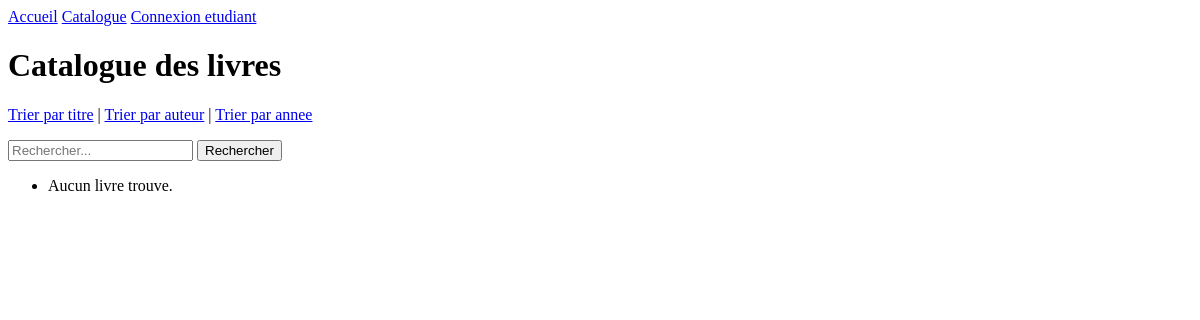
The page /catalogue/ on the database as committed earlier.
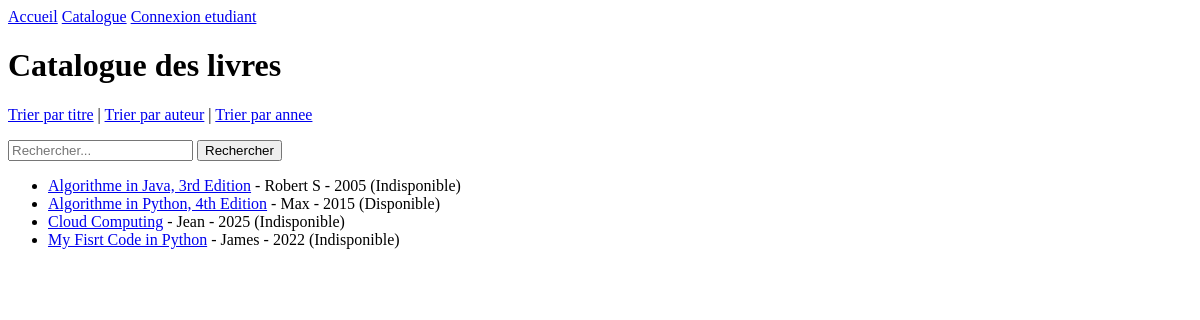
The same page on the database as committed later.
### Library/models.py (models this page shows, shortened)
class Book(models.Model):
    isbn = models.CharField(max_length=13, unique=True)
    title = models.CharField(max_length=200)
    author = models.CharField(max_length=150)
    year = models.PositiveIntegerField()
    available = models.BooleanField(default=True)
    class Meta:
        ordering = ["title"]

### Library/views.py (the view)
# urls.py: path("catalogue/", views.book_list, name="book_list"),
def book_list(request):
    sort_by = request.GET.get("sort", "title")
    allowed_sorts = {"title", "author", "year"}
    if sort_by not in allowed_sorts:
        sort_by = "title"
    books = Book.objects.all().order_by(sort_by)
    return render(
        request,
        "library/book_list.html",
        {"books": books, "logged_student": get_logged_student(request)},
    )

### Library/views.py (called while the page is built)
def get_logged_student(request):
    student_id = request.session.get("student_id")
    if not student_id:
        return None
    return Student.objects.filter(id=student_id).first()

### Library/templates/library/book_list.html (shortened to what this page needs)
{% extends "library/base.html" %}
{% block content %}
<h1>Catalogue des livres</h1>
<p>
    <a href="?sort=title">Trier par titre</a> |
    <a href="?sort=author">Trier par auteur</a> |
    <a href="?sort=year">Trier par annee</a>
</p>
<form method="get" action="{% url 'search_book' %}">
    <input type="text" name="q" placeholder="Rechercher...">
    <button type="submit">Rechercher</button>
</form>
<ul>
{% for book in books %}
    <li>
        <a href="{% url 'book_detail' book.id %}">{{ book.title }}</a>
        - {{ book.author }} - {{ book.year }}
        {% if book.available %}
            (Disponible)
        {% else %}
            (Indisponible)
        {% endif %}
    </li>
{% empty %}
    <li>Aucun livre trouve.</li>
{% endfor %}
</ul>
{% endblock %}

### Library/templates/library/base.html (shortened to what this page needs)
<!DOCTYPE html>
<html lang="fr">
<head>
</head>
<body>
    <header>
        <nav>
            <a href="{% url 'home' %}">Accueil</a>
            <a href="{% url 'book_list' %}">Catalogue</a>
            {% if logged_student %}
                <span>Connecte: {{ logged_student.name }} ({{ logged_student.matricule }})</span>
                <form method="post" action="{% url 'student_logout' %}" style="display:inline;">
                    {% csrf_token %}
                    <button type="submit">Deconnexion</button>
                </form>
            {% else %}
                <a href="{% url 'student_login' %}">Connexion etudiant</a>
            {% endif %}
        </nav>
    </header>
    <main>
        {% block content %}{% endblock %}
    </main>
</body>
</html>

Rows that differ between the two databases and show on the page:
added Book: title "Algorithme in Java, 3rd Edition", author "Robert S", year "2005", available "(Indisponible)"
added Book: title "Algorithme in Python, 4th Edition", author "Max", year "2015", available "(Disponible)"
added Book: title "Cloud Computing", author "Jean", year "2025", available "(Indisponible)"
added Book: title "My Fisrt Code in Python", author "James", year "2022", available "(Indisponible)"
Other text that changed with them:
text no longer shown: "Aucun livre trouve."
